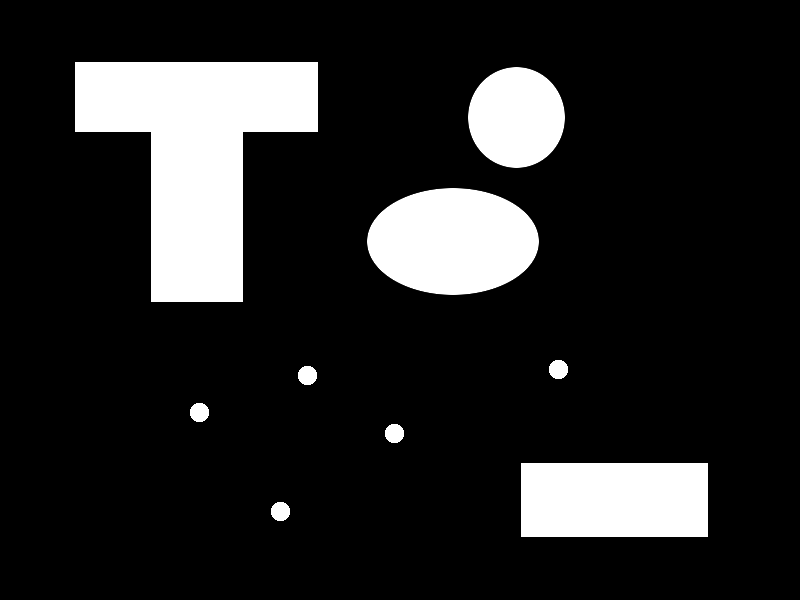
#> input picture Python_Sesion_7/Material/Morfologico.png, 800 x 600 px
$ python Ejercicio_Sesion_7_1.py
#> lines starting #> are read from the running program, lines starting #| are printed output that depends on the picture
import cv2
import numpy as np

#INICIO_APARTADO_2

#Leemos la imagen
img = cv2.imread('../Material/Morfologico.png',0)
#> img is the input picture: shape (600, 800); min 0, max 255, mean 37.2
if img is None: #Si está vacía es que no se ha leído
    print('Imagen no encontrada\n')
    exit(0)

bordersize=10

#Creamos el kernel  usar, en este caso una matriz de 1 de 5x5
kernel = np.ones((5,5),np.uint8)

#INICIO_EJERCICIO_1

font = cv2.FONT_HERSHEY_SIMPLEX #Fuente de texto

#Realizamos la erosión
erosion_1=cv2.erode(img,kernel,iterations = 1)
cv2.putText(erosion_1,'Iteracion: 1',(25,25), font, 1,(127,127,127),1 ,cv2.LINE_AA)
#> erosion_1: shape (600, 800); min 0, max 255, mean 34.4

erosion_2=cv2.erode(erosion_1,kernel,iterations = 1)
cv2.putText(erosion_2,'Iteracion: 2',(25,25), font, 1,(127,127,127),1 ,cv2.LINE_AA)
#> erosion_2: shape (600, 800); min 0, max 255, mean 31.6

h_aux__1 = np.hstack((erosion_1,erosion_2))


erosion_3=cv2.erode(erosion_2,kernel,iterations = 1)
cv2.putText(erosion_3,'Iteracion: 3',(25,25), font, 1,(127,127,127),1 ,cv2.LINE_AA)
#> erosion_3: shape (600, 800); min 0, max 255, mean 29.1

erosion_4=cv2.erode(erosion_3,kernel,iterations = 1)
cv2.putText(erosion_4,'Iteracion: 4',(25,25), font, 1,(127,127,127),1 ,cv2.LINE_AA)
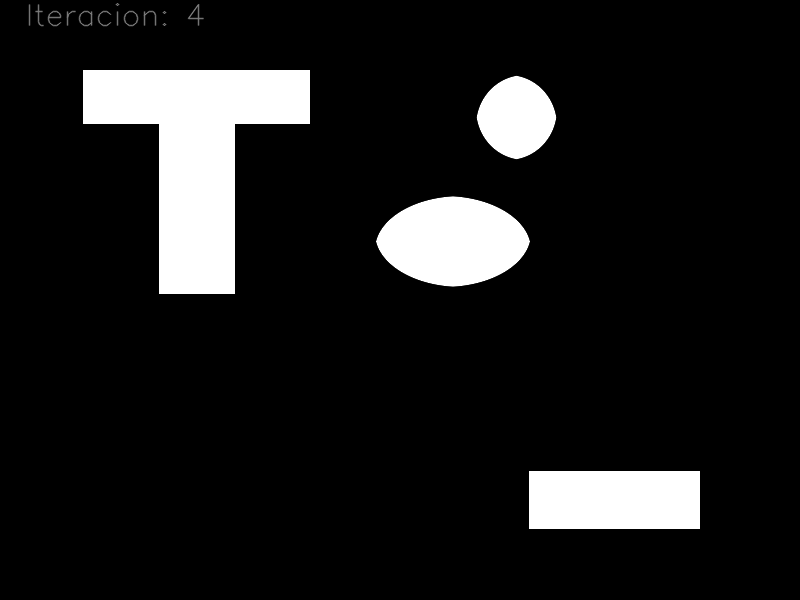
#> erosion_4: shape (600, 800); min 0, max 255, mean 26.7

h_aux__2 = np.hstack((erosion_3,erosion_4))
#erosion = .....#Añadir el código necesario

v_aux = np.vstack((h_aux__1, h_aux__2))

#Mostramos las imágenes
cv2.imshow("Original",img)
cv2.imshow("Erosion",v_aux)

#FIN_EJERCICIO_1

#INICIO_EJERCICIO_2

#Realizamos la erosión
dilate_1=cv2.dilate(img,kernel,iterations = 1)
cv2.putText(dilate_1,'Iteracion: 1',(25,25), font, 1,(127,127,127),1 ,cv2.LINE_AA)
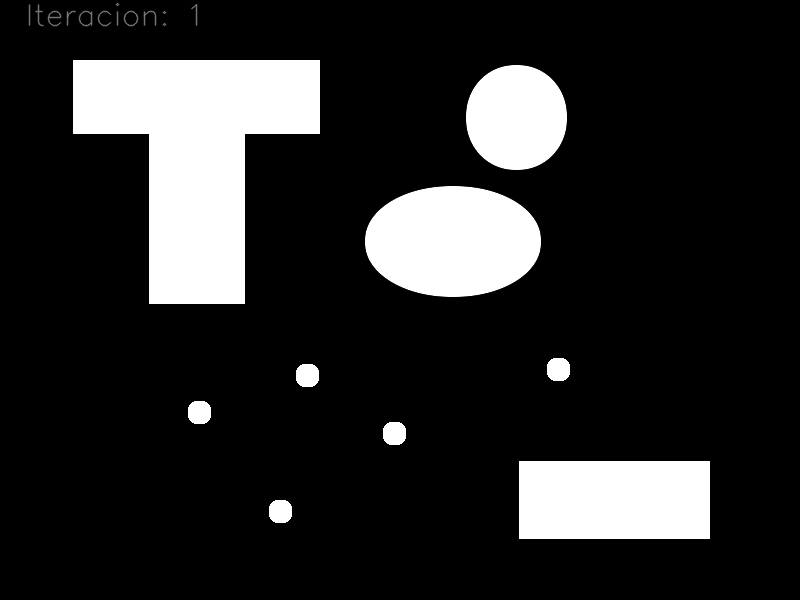
#> dilate_1: shape (600, 800); min 0, max 255, mean 40.4

dilate_2=cv2.dilate(img,kernel,iterations = 2)
cv2.putText(dilate_2,'Iteracion: 2',(25,25), font, 1,(127,127,127),1 ,cv2.LINE_AA)
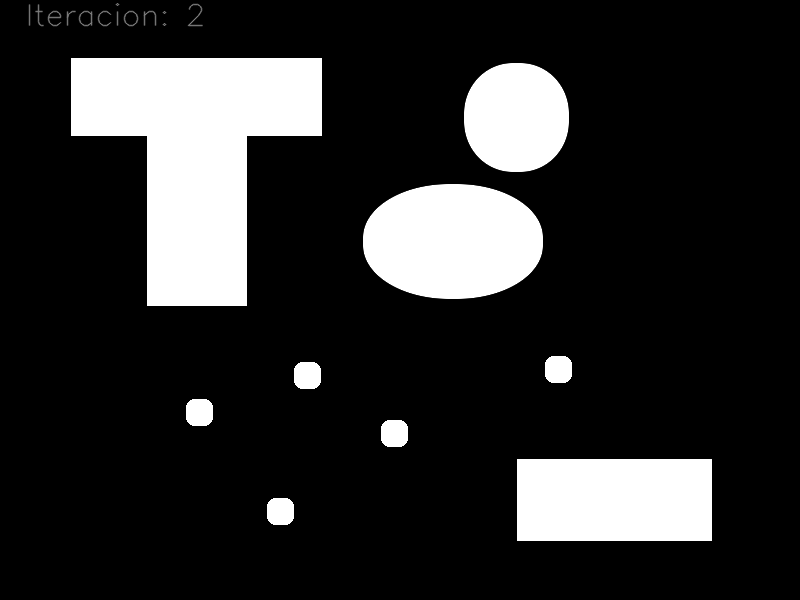
#> dilate_2: shape (600, 800); min 0, max 255, mean 43.6

h_aux__1 = np.hstack((dilate_1,dilate_2))


dilate_3=cv2.dilate(img,kernel,iterations = 3)
cv2.putText(dilate_3,'Iteracion: 3',(25,25), font, 1,(127,127,127),1 ,cv2.LINE_AA)
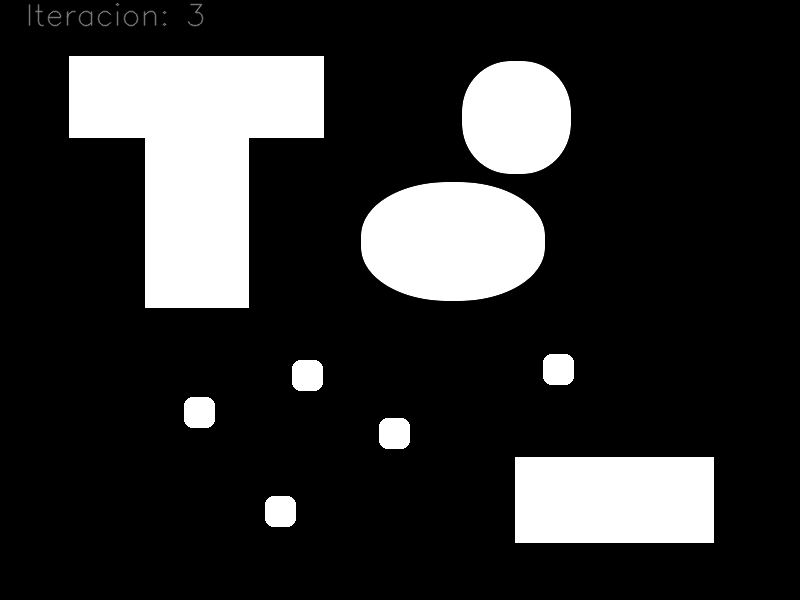
#> dilate_3: shape (600, 800); min 0, max 255, mean 47

dilate_4=cv2.dilate(img,kernel,iterations = 4)
cv2.putText(dilate_4,'Iteracion: 4',(25,25), font, 1,(127,127,127),1 ,cv2.LINE_AA)
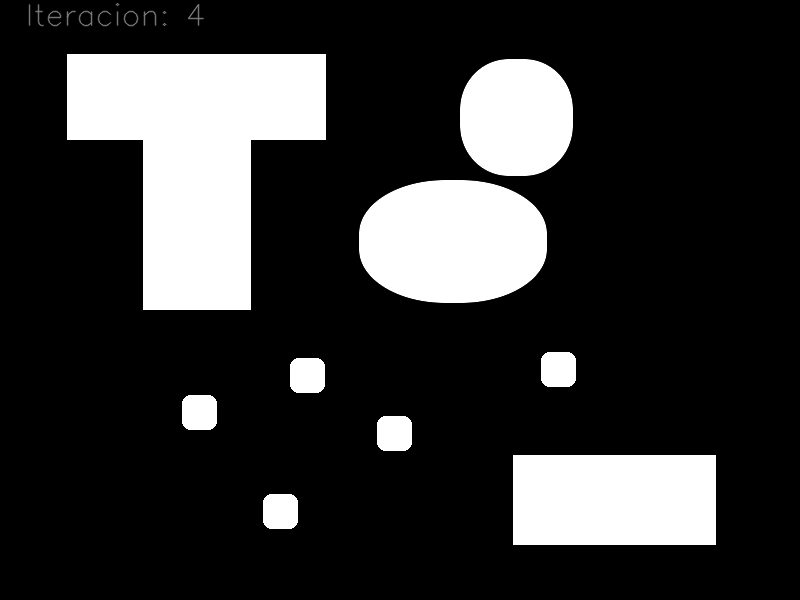
#> dilate_4: shape (600, 800); min 0, max 255, mean 50.5

h_aux__2 = np.hstack((dilate_3,dilate_4))
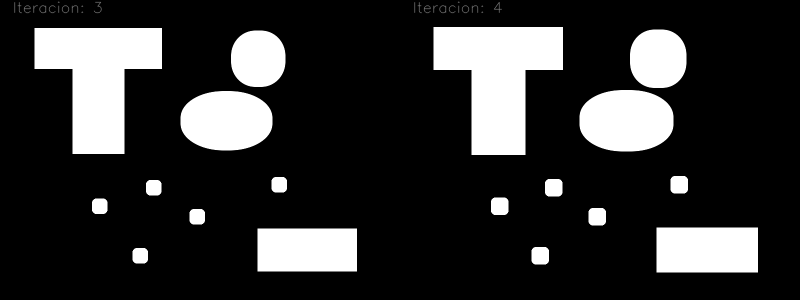
#> h_aux__2: shape (600, 1600) (shown at 1/2 size); min 0, max 255, mean 48.8
#erosion = .....#Añadir el código necesario

v_aux = np.vstack((h_aux__1, h_aux__2))
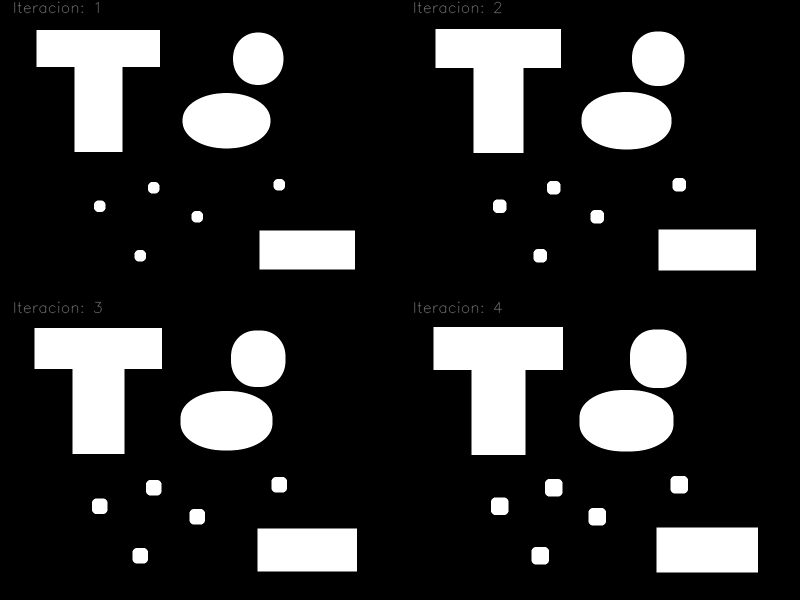
#> v_aux: shape (1200, 1600) (shown at 1/2 size); min 0, max 255, mean 45.4

#Mostramos las imágenes
cv2.imshow("Dilatacion",v_aux)

#FIN_EJERCICIO_2


cv2.waitKey(0)
cv2.destroyAllWindows()

#FIN_APARTADO_2
